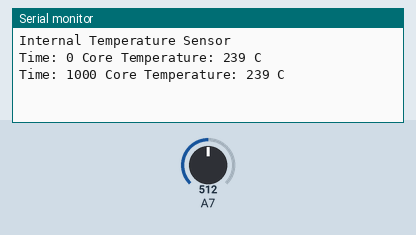
A sketch run on a simulated Arduino Nano, built for the host (arithmetic inside an expression is 32-bit, double 64-bit). Shown: the last lines printed to the serial monitor. Inputs (shaded band) come from the test bench; at power-on: A7 = 512.

Above: at 1.2 s.
1.3 s: A7 set to 716
At 2.3 s:
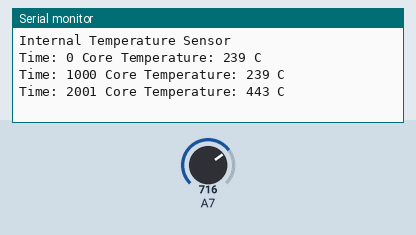
2.8 s: A7 set to 900
At 3.8 s:
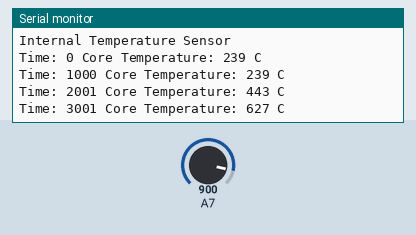
Timing chart, 0 to 5.8 s (numbered marks = the images above; inputs shaded):
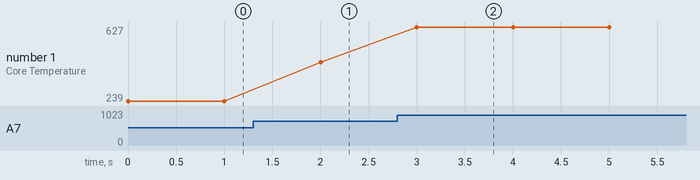

The sketch:

temp_sketch.ino
```cpp
 // Internal Temperature Sensor
// Example sketch for ATmega328 types.
//
// April 2012, Arduino 1.0

void setup()
{
  Serial.begin(9600);
  ADMUX = 0;
  ADMUX |= (1 << REFS1);
  ADMUX |= (1 << REFS0);
  ADMUX |= (0 << MUX4);
  ADMUX |= (0 << MUX3);
  ADMUX |= (1 << MUX2); //preceding and folling lines inlc this one for ADC on nano
  ADMUX |= (1 << MUX1);
  ADMUX |= (1 << MUX0);

  //delay(20);            // wait for voltages to become stable.
  ADCSRA = 0;
  ADCSRA |= (1 << ADEN);
  ADCSRA |= (1 << ADPS2);

  ADCSRB = 0;
  ADCSRB |= (1 << MUX5);
  Serial.println(F("Internal Temperature Sensor"));
}

void loop(){

  Serial.print("Time: ");
  Serial.print(millis());
  Serial.print(" Core Temperature: ");
  Serial.print(getTemp());
  Serial.println(" C");

  delay(1000);
}


int getTemp(){
  ADCSRA |= (1 << ADSC);  //Start temperature conversion
  while (bit_is_set(ADCSRA, ADSC));  //Wait for conversion to finish
  byte low  = ADCL;
  byte high = ADCH;
  int temperature = (high << 8) | low;  //Result is in kelvin
  return temperature - 273;
}
```

Measured:
- after the input at 1.3 s, the serial monitor: prints a new line after 0.70 s (image 1)
- after the input at 2.8 s, the serial monitor: prints a new line after 0.20 s (image 2)
- plotted number 1: 239 → 443 after the input at 1.3 s, 443 → 627 after the input at 2.8 s
